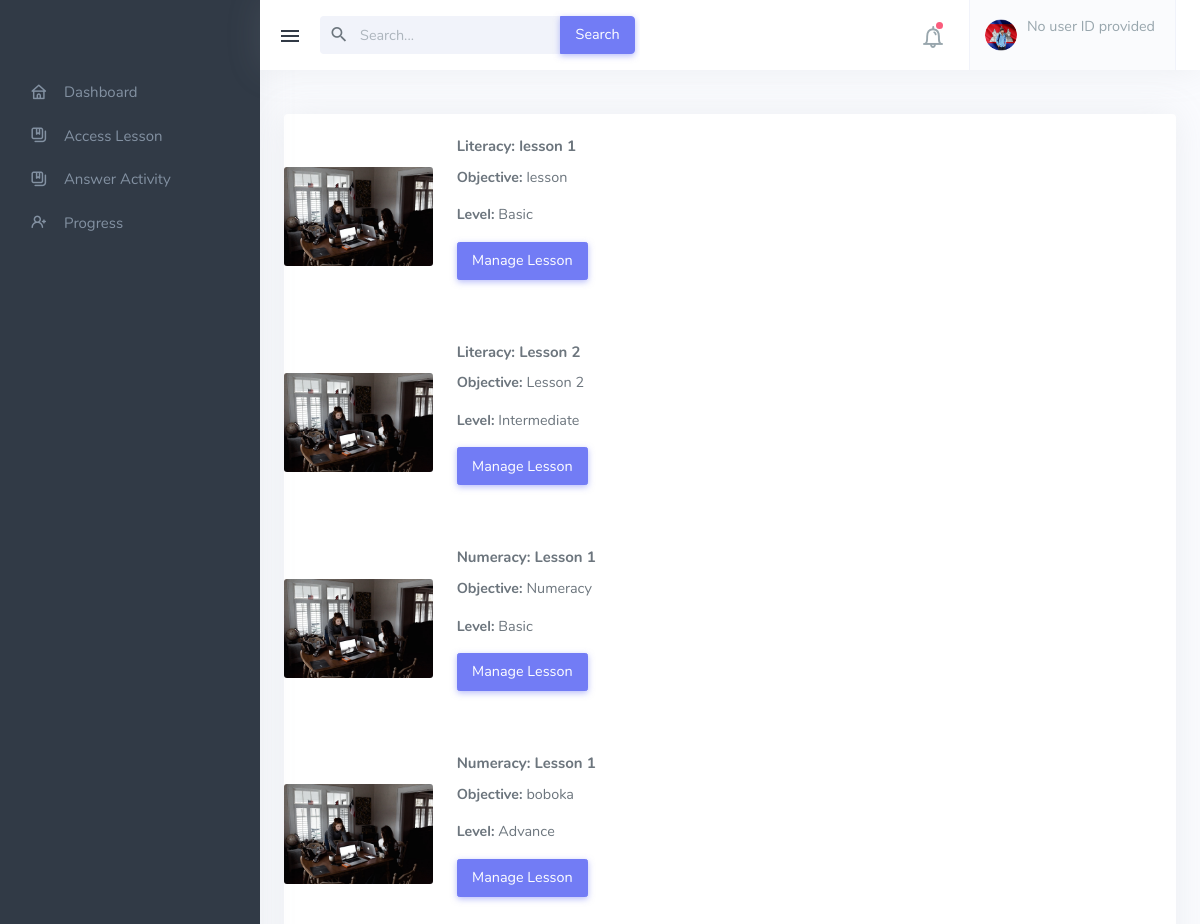
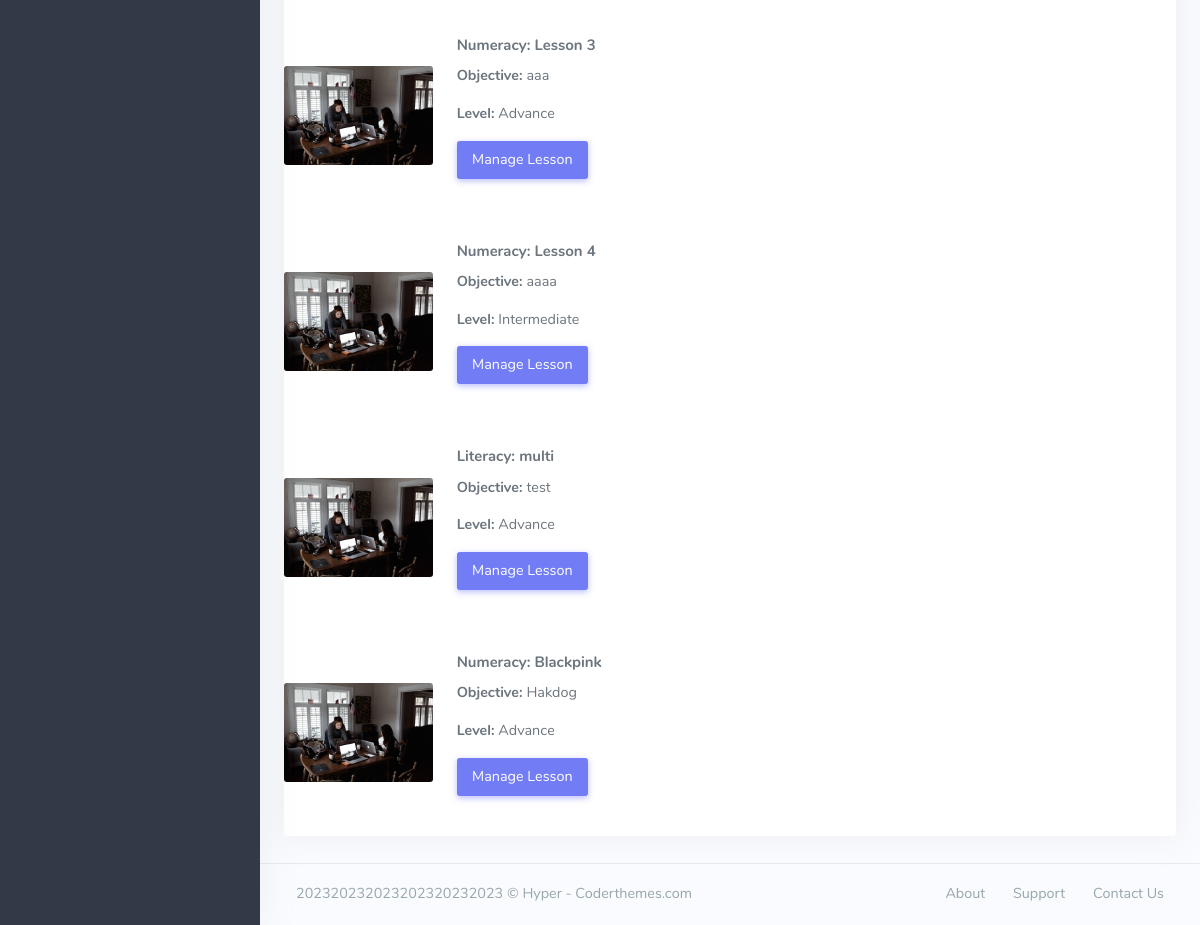
/Learner_Module.php, run on the app's committed database (2 pictures, top to bottom).
### tables this page shows
CREATE TABLE `tbl_lesson` (
  `lesson_id` int(11) NOT NULL,
  `name` varchar(244) NOT NULL,
  `objective` text NOT NULL,
  `level` varchar(244) NOT NULL,
  `type` varchar(244) NOT NULL,
  `added_by` int(11) NOT NULL
);

### Learner_Module.php (the view, shortened to what this page needs)
<!DOCTYPE html>
<html lang="en">
<head>
    <link href="assets/css/icons.min.css" rel="stylesheet" type="text/css">
    <link href="assets/css/app.min.css" rel="stylesheet" type="text/css" id="light-style">
    <link href="assets/css/app-dark.min.css" rel="stylesheet" type="text/css" id="dark-style" disabled="disabled">
</head>
<body class=""
    data-layout-config="{&quot;leftSideBarTheme&quot;:&quot;dark&quot;,&quot;layoutBoxed&quot;:false, &quot;leftSidebarCondensed&quot;:false, &quot;leftSidebarScrollable&quot;:false,&quot;darkMode&quot;:false, &quot;showRightSidebarOnStart&quot;: false}"
    style="visibility: visible;" data-leftbar-theme="dark">
    <div class="wrapper">
        <div class="leftside-menu">
            <a href="index.php" class="logo text-center logo-light">
                <span class="logo-lg">
                </span>
            </a>
            <div class="h-100" id="leftside-menu-container" data-simplebar="init">
                <div class="simplebar-wrapper" style="margin: 0px;">
                    <div class="simplebar-mask">
                        <div class="simplebar-offset" style="right: 0px; bottom: 0px;">
                            <div class="simplebar-content-wrapper" style="height: 100%; overflow: hidden scroll;">
                                <div class="simplebar-content" style="padding: 0px;">
                                    <?php include('learnerSideMenu.php') ?>
                                </div>
                            </div>
                        </div>
                    </div>
                    <div class="simplebar-placeholder" style="width: 260px; height: 1512px;"></div>
                </div>
                <div class="simplebar-track simplebar-vertical" style="visibility: visible;">
                    <div class="simplebar-scrollbar"
                        style="height: 344px; transform: translate3d(0px, 0px, 0px); display: block;"></div>
                </div>
            </div>
        </div>
        <div class="content-page">
            <div class="content">
                <div class="navbar-custom">
                    <ul class="list-unstyled topbar-menu float-end mb-0">
                        <li class="dropdown notification-list">
                            <a class="nav-link dropdown-toggle arrow-none" data-bs-toggle="dropdown" href="#" role="button"
                                aria-haspopup="false" aria-expanded="false">
                                <i class="dripicons-bell noti-icon"></i>
                                <span class="noti-icon-badge"></span>
                            </a>
                        </li>
                        <li class="dropdown notification-list">
                            <a class="nav-link dropdown-toggle nav-user arrow-none me-0" data-bs-toggle="dropdown" href="#"
                                role="button" aria-haspopup="false" aria-expanded="false">
                                <span class="account-user-avatar">
                                    <img src="assets/images/users/avatar-1.jpg" alt="user-image" class="rounded-circle">
                                </span>
                                <?php
                                    include 'dbcon.php';
                                    if (isset($_SESSION['user_id'])) {
                                        $user_id = $_SESSION['user_id'];
                                        $sql = "SELECT tbl_userinfo.user_id, tbl_userinfo.firstname, tbl_userinfo.middlename, tbl_userinfo.lastname, tbl_user_level.level
                                                FROM tbl_learner
                                                JOIN tbl_userinfo ON tbl_learner.user_id = tbl_userinfo.user_id
                                                JOIN tbl_user_level ON tbl_learner.level_id = tbl_user_level.level_id
                                                WHERE tbl_user_level.level = 'LEARNER' AND tbl_userinfo.user_id = '$user_id'
                                                LIMIT 1;";
                                        $result = mysqli_query($conn, $sql);
                                        if ($result && mysqli_num_rows($result) > 0) {
                                            $row = mysqli_fetch_assoc($result);
                                            ?>
                                            <span>
                                                <span class="account-user-name">
                                                    <?php echo $row['firstname'] . ' ' . $row['middlename'] . ' ' . $row['lastname']; ?>
                                                </span>
                                                <span class="account-position">
                                                    <?php echo $row['level']; ?>
                                                </span>
                                            </span>
                                            <?php
                                        } else {
                                            echo "No records found in tbl_learner";
                                        }
                                    } else {
                                        echo "No user ID provided";
                                    }
                                ?>
                            </a>
                        </li>
                    </ul>
                    <button class="button-menu-mobile open-left">
                        <i class="mdi mdi-menu"></i>
                    </button>
                    <div class="app-search dropdown d-none d-lg-block">
                        <form>
                            <div class="input-group">
                                <input type="text" class="form-control dropdown-toggle" placeholder="Search..." id="top-search">
                                <span class="mdi mdi-magnify search-icon"></span>
                                <button class="input-group-text btn-primary" type="submit">Search</button>
                            </div>
                        </form>
                    </div>
                </div>
                </div>
                <div class="container-fluid">
                    <div class="row">
                        <div class="col-12">
                        </div>
                    </div>
                    <div class="col-">
                        <div class="card">
                            <?php
                            include 'dbcon.php';
                            $sql = "SELECT DISTINCT lesson_id, name, objective, level, type, added_by, lesson_files, status, lesson, firstname, middlename, lastname, title
                            FROM (
                                SELECT tbl_lesson.lesson_id, tbl_lesson.name, tbl_lesson.objective, tbl_lesson.level, tbl_lesson.type, tbl_lesson.added_by, tbl_lesson_files.lesson AS lesson_files,
                                tbl_lesson_files.status, tbl_lesson_files.lesson, tbl_userinfo.firstname, tbl_userinfo.middlename, tbl_userinfo.lastname, tbl_quiz_options.title
                                FROM tbl_lesson
                                LEFT JOIN tbl_lesson_files ON tbl_lesson.lesson_id = tbl_lesson_files.lesson_files_id AND tbl_lesson_files.status = 1
                                LEFT JOIN tbl_userinfo ON tbl_lesson.added_by = tbl_userinfo.user_id
                                LEFT JOIN tbl_quiz_options ON tbl_lesson.lesson_id = tbl_quiz_options.quiz_options_id
                            ) AS MergedData";
                            $result = mysqli_query($conn, $sql);
                            if (mysqli_num_rows($result) > 0) {
                                while ($row = mysqli_fetch_assoc($result)) {
                                    ?>
                                    <div class="row g-0 align-items-center">
                                        <div class="col-md-2">
                                            <img src="assets/images/small/small-4.jpg" class="card-img" alt="...">
                                        </div>
                                        <div class="col-md-8">
                                            <div class="card-body">
                                                <h5 class="card-title"><?php echo $row['type'] . ': ' . $row['name']; ?></h5>
                                                <p><b>Objective: </b><?php echo $row['objective']; ?></p>
                                                <p><b>Level: </b><?php echo $row['level']; ?></p>
                                                <div class="tab-content">
                                                    <?php
                                                    $collapseID = "collapseExample" . $row['lesson_id'];
                                                    ?>
                                                    <div class="tab-pane show active" id="collapse-preview<?php echo $row['lesson_id']; ?>">
                                                        <p>
                                                            <a class="btn btn-primary collapsed" data-bs-toggle="collapse"
                                                            href="#<?php echo $collapseID; ?>" aria-expanded="false"
                                                            aria-controls="<?php echo $collapseID; ?>">
                                                                Manage Lesson
                                                            </a>
                                                        </p>
                                                    </div>
                                                </div>
                                            </div>
                                        </div>
                                    </div>
                                    <?php
                                }
                            }
                            ?>
                        </div>
                    </div>
                </div>
            </div>
            <footer class="footer">
                <div class="container-fluid">
                    <div class="row">
                        <div class="col-md-6">
                            <script>document.write(new Date().getFullYear())</script>20232023202320232023 © Hyper -
                            Coderthemes.com
                        </div>
                        <div class="col-md-6">
                            <div class="text-md-end footer-links d-none d-md-block">
                                <a href="javascript: void(0);">About</a>
                                <a href="javascript: void(0);">Support</a>
                                <a href="javascript: void(0);">Contact Us</a>
                            </div>
                        </div>
                    </div>
                </div>
            </footer>
        </div>
</body>
</html>

### data on the page
tbl_lesson: type "Literacy", name "lesson 1", objective "lesson", level "Basic"
tbl_lesson: type "Literacy", name "Lesson 2", objective "Lesson 2", level "Intermediate"
tbl_lesson: type "Numeracy", name "Lesson 1", objective "Numeracy", level "Basic"
tbl_lesson: type "Numeracy", name "Lesson 1", objective "boboka", level "Advance"
tbl_lesson: type "Numeracy", name "Lesson 3", objective "aaa", level "Advance"
tbl_lesson: type "Numeracy", name "Lesson 4", objective "aaaa", level "Intermediate"
tbl_lesson: type "Literacy", name "multi", objective "test", level "Advance"
tbl_lesson: type "Numeracy", name "Blackpink", objective "Hakdog", level "Advance"
